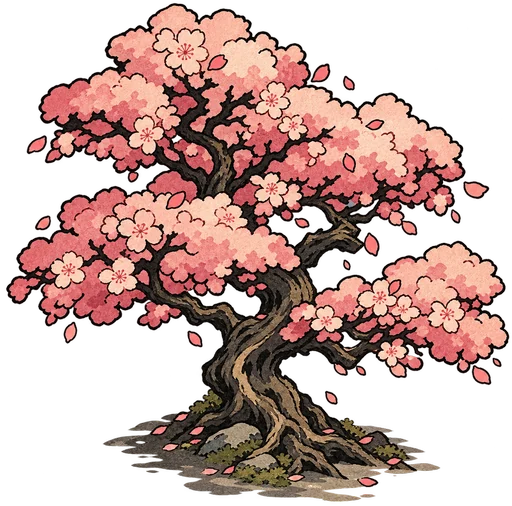
#> input picture assets/img/scenery/prop_sakura.webp, 512 x 506 px
$ python generate-ui-washi.py
#> lines starting #> are read from the running program, lines starting #| are printed output that depends on the picture
"""Pre-bake irregular sumi-washi panels. At runtime these are static WebP.
python tools/generate-ui-washi.py  (Pillow + NumPy, build time only)
"""
from pathlib import Path
import math
import numpy as np
from PIL import Image, ImageDraw, ImageFilter
ROOT = Path(__file__).resolve().parents[1]
OUT = ROOT / "assets" / "img" / "ui"
OUT.mkdir(parents=True, exist_ok=True)

def noise_field(w,h,rng):
    # Low-frequency wash only: no full-surface per-pixel/high-frequency noise.
    coarse=rng.uniform(-1,1,(max(2,h//240),max(2,w//240))).astype(np.float32)
    return np.asarray(Image.fromarray(coarse,"F").resize((w,h),Image.Resampling.BICUBIC))

def ragged_mask(w,h,rng,strength):
    def waveline(length):
        rr=np.random.default_rng(int(rng.integers(2**30)))
        pts=rr.uniform(-1,1,max(3,length//31)).astype(np.float32)
        return np.asarray(Image.fromarray(pts.reshape(1,-1),"F").resize((length,1),Image.Resampling.BICUBIC))[0]
    top=strength+waveline(w)*strength*.45
    bottom=strength+waveline(w)*strength*.51
    left=strength+waveline(h)*strength*.53
    right=strength+waveline(h)*strength*.42
    yy,xx=np.ogrid[:h,:w]
    dist=np.minimum.reduce(np.broadcast_arrays(yy-top[None,:],h-1-yy-bottom[None,:],
                                                xx-left[:,None],w-1-xx-right[:,None]))
    alpha=np.uint8(np.clip((dist+1.1)/4.5,0,1)*255)
    return alpha,np.maximum(dist,0)

def paper(w,h,seed,palette,strength,spine=False,button=False):
    rng=np.random.default_rng(seed)
    yy,xx=np.ogrid[:h,:w]
    x=xx/w;y=yy/h
    n=noise_field(w,h,rng)
    alpha,edge=ragged_mask(w,h,rng,strength)
    radial=.21+.27*np.sin(x*4.8-y*2.2)+.15*np.cos(x*3.3+y*6.1)
    pools=np.zeros((h,w),dtype=np.float32)
    for cx,cy,sx,sy,amp in [(.08,.28,.23,.43,-.27),(.84,.18,.28,.24,.20),
                             (.92,.80,.20,.34,-.24),(.42,.58,.47,.35,.11)]:
        pools+=amp*np.exp(-(((x-cx)/sx)**2+((y-cy)/sy)**2)*1.5)
    # Keep the text-reading center calm; aging is confined to the outside.
    border_dist=np.minimum.reduce(np.broadcast_arrays(x,1-x,y,1-y))
    border=np.clip((.11-border_dist)/.11,0,1)**2
    stain=np.clip(n*.11+border*(pools*.24-.23),-.5,.5)
    base=np.array(palette,dtype=np.float32)
    rgb=np.empty((h,w,3),dtype=np.float32)
    for c,amp in enumerate([7,7,6]):
        rgb[:,:,c]=base[c]+stain*amp
    rgb-=np.exp(-edge/(strength*1.05+1))[:,:,None]*3
    if spine:rgb[:,:,0]+=np.exp(-((x-.07)/.05)**2)*2
    raw=Image.fromarray(np.dstack((np.uint8(np.clip(rgb,0,255)),alpha)),"RGBA")
    grain=Image.new("RGBA",(w,h),(0,0,0,0))
#> grain: PIL image 1304x860 RGBA; every value is 0
    drawer=ImageDraw.Draw(grain,"RGBA")
    for _ in range(int(w*h/(2400 if button else 3000))):
        a=int(rng.integers(strength+5,w-strength-6))
        b=int(rng.integers(strength+4,h-strength-5))
        if alpha[b,a]<200:continue
        width=int(rng.integers(2,8 if button else 13))
        drawer.line([(a,b),(a+width,b)],fill=(219,196,151,8),width=1)
    raw=Image.alpha_composite(raw,grain)
    # Reuse the exact hand-illustrated sakura art already present in the town.
    # The imprint is translucent and noninteractive: the same painted language
    # as the game world, without introducing symmetrical graphic UI ornaments.
    if not button:
        sakura_path=ROOT/"assets"/"img"/"scenery"/"prop_sakura.webp"
        if sakura_path.exists():
            sakura=Image.open(sakura_path).convert("RGBA")
#> sakura is the input picture: PIL image 512x506 RGBA; mean R, G, B, A 86.8, 59.2, 53.9, 134.3
            target_w=int(w*(.29 if spine else .25))
            target_h=int(h*.48)
            sakura.thumbnail((target_w,target_h),Image.Resampling.LANCZOS)
#> sakura: PIL image 378x374 RGBA
            faded=sakura.getchannel("A").point(lambda v:int(v*.035))
            sakura.putalpha(faded)
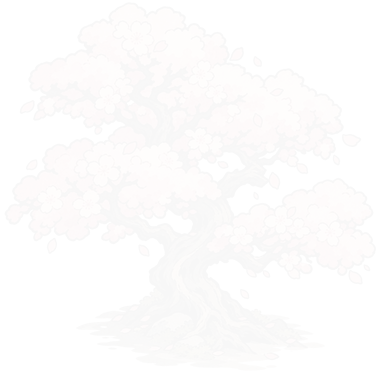
#> sakura: PIL image 378x374 RGBA; mean R, G, B, A 85, 58, 52.8, 4.2; transparent parts drawn white
            layer=Image.new("RGBA",(w,h))
            layer.alpha_composite(sakura,(w-sakura.width-strength*2,h-sakura.height-strength))
            raw=Image.alpha_composite(raw,layer)
    if not button:
        marks=Image.new("RGBA",(w,h))
        brush=ImageDraw.Draw(marks,"RGBA")
        for idx,(ox,oy,radius) in enumerate([(.12,.17,.105),(.89,.79,.075),(.92,.14,.035)]):
            cx,cy=ox*w,oy*h
            pts=[]
            for i in range(55):
                t=(.18+i/54*.87)*math.pi
                r=radius*w*(1+math.sin(i*.83+idx)*.017)
                pts.append((cx+math.cos(t)*r,cy+math.sin(t)*r*.67))
            brush.line(pts,fill=(174,147,115,3),width=1)
        raw=Image.alpha_composite(raw,marks.filter(ImageFilter.GaussianBlur(1.2)))
    if spine:
        marks=Image.new("RGBA",(w,h))
        drawer=ImageDraw.Draw(marks,"RGBA")
        ox=w*.07
        pts=[(int(ox+math.sin(v*.057)*1.8),v) for v in range(strength+18,h-strength-18,3)]
#> pts = 268 pairs, first value 89 to 93, second value 28 to 829
        drawer.line(pts,fill=(175,142,103,28),width=2)
        for i in range(5):
            py=int((i+.55)*h/8);a=int(ox)
            drawer.arc((a-8,py-3,a+5,py+5),0,180,fill=(183,150,112,26),width=2)
        raw=Image.alpha_composite(raw,marks)
    return raw

def save(name,w,h,seed,palette,strength,spine=False,button=False):
    dest=OUT/name
    img=paper(w,h,seed,palette,strength,spine=spine,button=button)
    img.save(dest,format="WEBP",quality=88,method=6)
    check=Image.open(dest)
    assert check.size==(w,h) and check.getchannel("A").getextrema()[0]==0
    print(dest.relative_to(ROOT),img.size,dest.stat().st_size//1024,"KiB")
#| assets/img/ui/ledger_washi.webp (1304, 860) 80 KiB

if __name__=="__main__":
    save("ledger_washi.webp",1304,860,4873,(117,105,91),10,spine=True)
    save("notice_washi.webp",960,1350,5141,(108,96,85),11,spine=True)
#> call 2 of paper, with w = 960, h = 1350, seed = 5141, palette = (108, 96, 85), strength = 11, spine = True, button = False
#> in paper (call 2), `raw=Image.fromarray(np.dstack((np.uint8(np.clip(rgb,0,255)),alpha)),"R..`:
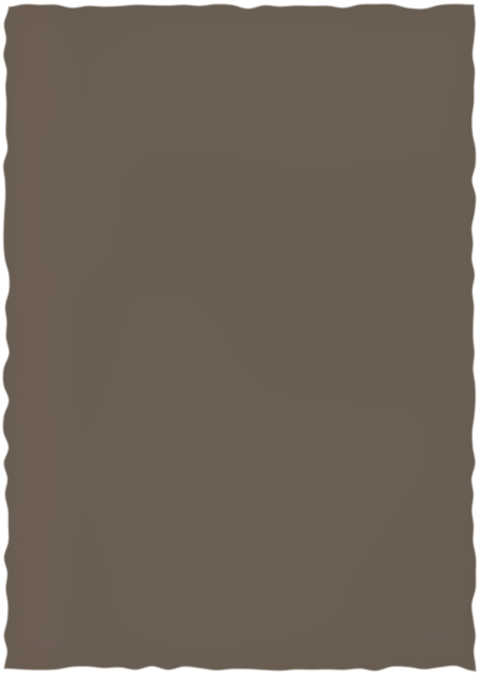
#> raw: PIL image 960x1350 RGBA (shown at 1/2 size); mean R, G, B, A 107.2, 95, 84.1, 244; transparent parts drawn white
#> in paper (call 2), `grain=Image.new("RGBA",(w,h),(0,0,0,0))`: grain: PIL image 960x1350 RGBA; every value is 0
#> in paper (call 2), `sakura.thumbnail((target_w,target_h),Image.Resampling.LANCZOS)`:
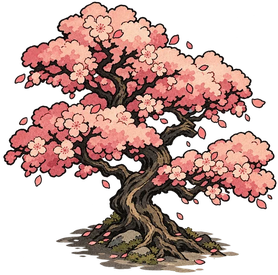
#> sakura: PIL image 278x275 RGBA; mean R, G, B, A 85.3, 58.2, 53, 134.3; transparent parts drawn white
#> in paper (call 2), `faded=sakura.getchannel("A").point(lambda v:int(v*.035))`:
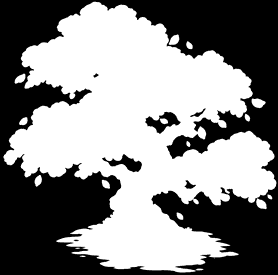
#> faded: PIL image 278x275 L; min 0, max 8, mean 4.24; drawn with min black and max white
#> in paper (call 2), `pts=[(int(ox+math.sin(v*.057)*1.8),v) for v in range(strength+18,h-str..`: pts = 431 pairs, first value 65 to 68, second value 29 to 1319
#| assets/img/ui/notice_washi.webp (960, 1350) 16 KiB
    save("ofuda_neutral.webp",920,164,1371,(129,105,84),6,button=True)
#> call 3 of paper, with w = 920, h = 164, seed = 1371, palette = (129, 105, 84), strength = 6, spine = False, button = True
#> in paper (call 3), `raw=Image.fromarray(np.dstack((np.uint8(np.clip(rgb,0,255)),alpha)),"R..`:
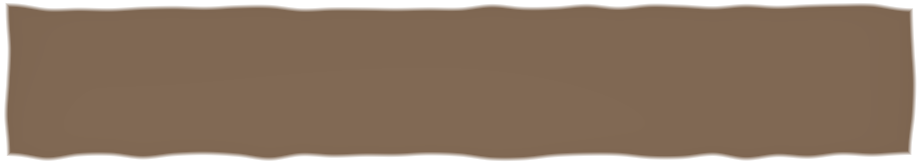
#> raw: PIL image 920x164 RGBA; mean R, G, B, A 127.6, 103.6, 82.6, 226.5; transparent parts drawn white
#> in paper (call 3), `grain=Image.new("RGBA",(w,h),(0,0,0,0))`: grain: PIL image 920x164 RGBA; every value is 0
#| assets/img/ui/ofuda_neutral.webp (920, 164) 12 KiB
    save("ofuda_vermilion.webp",920,164,1392,(150,89,70),6,button=True)
#> call 4 of paper, with w = 920, h = 164, seed = 1392, palette = (150, 89, 70), strength = 6, spine = False, button = True
#> in paper (call 4), `raw=Image.fromarray(np.dstack((np.uint8(np.clip(rgb,0,255)),alpha)),"R..`:
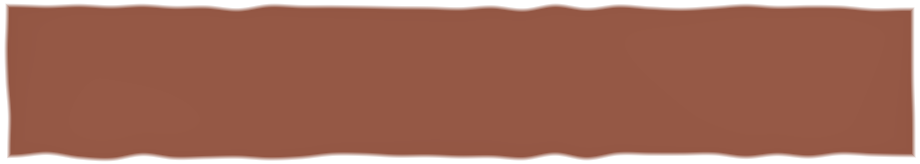
#> raw: PIL image 920x164 RGBA; mean R, G, B, A 148.6, 87.6, 68.6, 227.5; transparent parts drawn white
#| assets/img/ui/ofuda_vermilion.webp (920, 164) 12 KiB
    save("ofuda_cyan.webp",920,164,1413,(83,105,93),6,button=True)
#> in paper (call 5), `raw=Image.fromarray(np.dstack((np.uint8(np.clip(rgb,0,255)),alpha)),"R..`:
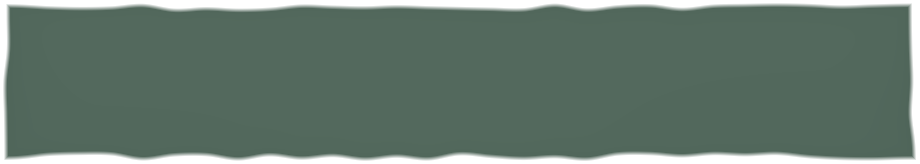
#> raw: PIL image 920x164 RGBA; mean R, G, B, A 82, 104, 92, 227.2; transparent parts drawn white
#> (the run stopped early here; a loop or call above may not have finished)
